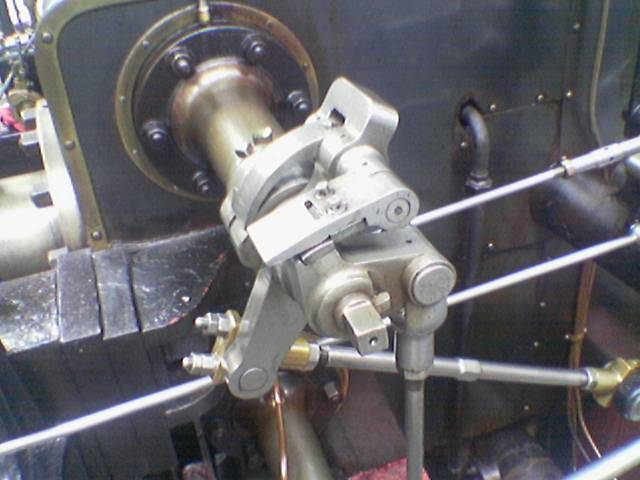
#> input picture original_image.PNG, 640 x 480 px
$ python -i CannyEdgeDetector.py   (imports and definitions only)
#> lines starting #> are read from the running program, lines starting #| are printed output that depends on the picture
from scipy.ndimage import convolve
import numpy as np

PI = 180

class cannyEdgeDetector:
    def __init__(self, imgs, sigma=1, kernel_size=3, weak_pixel=75, strong_pixel=255, lowthreshold=20, highthreshold=40):
        self.imgs = imgs
        self.imgs_final = []
        self.img_smoothed = None
        self.gradientMat = None
        self.thetaMat = None
        self.nonMaxImg = None
        self.thresholdImg = None
        self.weak_pixel = weak_pixel
        self.strong_pixel = strong_pixel
        self.sigma = sigma
        self.kernel_size = kernel_size
        self.lowThreshold = lowthreshold
        self.highThreshold = highthreshold
        return


    def gaussian_kernel(self):
        size = int(self.kernel_size) // 2
        x, y = np.mgrid[-size:size+1, -size:size+1]
        normal = 1 / (2.0 * np.pi * self.sigma**2)
        g =  np.exp(-((x**2 + y**2) / (2.0*self.sigma**2))) * normal
        return g

    def sobel_gradient(self, imgs):
        Sx = np.array([
            [-1, 0, 1],
            [-2, 0, 2],
            [-1, 0, 1]
            ])
        Sy = np.array([
            [1, 2, 1],
            [0, 0, 0],
            [-1, -2, -1]
            ])

        img = np.asarray(imgs).astype(float)

        magx = convolve(img, Sx).astype(float)
        magy = convolve(img, Sy).astype(float)
        mag = (magx**2 + magy**2)**0.5
        mag *= (255/mag.max())
        mag = mag.astype(np.uint8)

        theta = np.empty(shape=mag.shape)
        theta = np.arctan2(magy, magx)
        theta = np.rad2deg(theta) + 180
        return (mag, theta)


    def non_max_suppression(self, mag, grad):
        for i in range(1, mag.shape[0] - 1):
            for j in range(1, mag.shape[1] - 1):

                direction = grad[i, j]

                if (0 <= direction < PI / 8) or (15 * PI / 8 <= direction <= 2 * PI):
                    before_pixel = mag[i, j - 1]
                    after_pixel = mag[i, j + 1]

                elif (PI / 8 <= direction < 3 * PI / 8) or (9 * PI / 8 <= direction < 11 * PI / 8):
                    before_pixel = mag[i + 1, j - 1]
                    after_pixel = mag[i - 1, j + 1]

                elif (3 * PI / 8 <= direction < 5 * PI / 8) or (11 * PI / 8 <= direction < 13 * PI / 8):
                    before_pixel = mag[i - 1, j]
                    after_pixel = mag[i + 1, j]

                else:
                    before_pixel = mag[i - 1, j - 1]
                    after_pixel = mag[i + 1, j + 1]
                if mag[i, j] <= before_pixel or mag[i, j] <= after_pixel:
                    mag[i, j] = 0

        return  mag


    def threshold(self, image):

        output = np.zeros(image.shape).astype(np.uint8)
        strong_row, strong_col = np.where(image >= self.highThreshold)
        weak_row, weak_col = np.where((image <= self.highThreshold) & (image >= self.lowThreshold))

        output[strong_row, strong_col] = self.strong_pixel
        output[weak_row, weak_col] = self.weak_pixel

        return output

    def hysteresis(self, image):
        row, col = image.shape
        for i in range(row):
            for j in range(col):
                if i == 0 or j  == 0 or i == row-1 or j == col-1:
                    if image[i, j] == self.weak_pixel:
                        image[i][j] = 0

                else:
                    if image[i, j] == self.weak_pixel:
                        if image[i, j + 1] == 255 or image[i, j - 1] == 255 or image[i - 1, j] == 255 or image[i + 1, j] == 255 or image[i - 1, j - 1] == 255 or image[i + 1, j - 1] == 255 or image[i - 1, j + 1] == 255 or image[i + 1, j + 1] == 255:
                            image[i, j] = 255
                        else:
                            image[i, j] = 0

        return image

    def detect(self):

        self.img_smoothed = convolve(self.imgs, self.gaussian_kernel())
        self.gradientMat, self.thetaMat = self.sobel_gradient(self.img_smoothed)
        self.nonMaxImg = self.non_max_suppression(self.gradientMat, self.thetaMat)
        self.thresholdImg = self.threshold(self.nonMaxImg)
        self.img_final = self.hysteresis(self.thresholdImg)
        return self.img_final

>>> import cv2
>>> picture = cv2.imread('original_image.PNG', cv2.IMREAD_GRAYSCALE)
#> picture: shape (480, 640); min 6, max 255, mean 105.2
>>> result = cannyEdgeDetector(picture).detect()
#> in detect, `self.img_smoothed = convolve(self.imgs, self.gaussian_kernel())`:
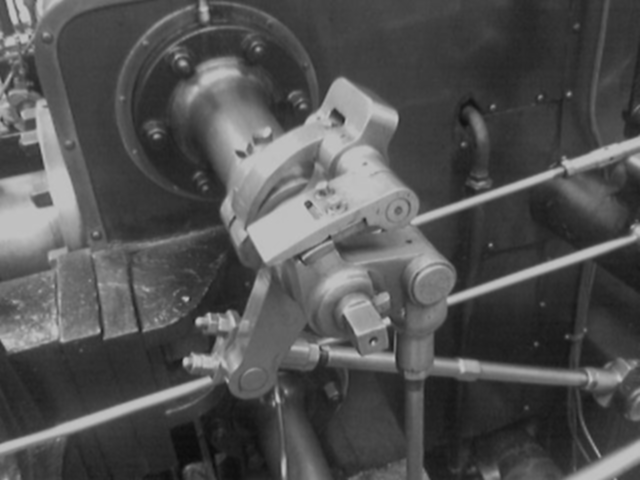
#> self.img_smoothed: shape (480, 640); min 11, max 196, mean 81.5
#> in sobel_gradient, `magx = convolve(img, Sx).astype(float)`:
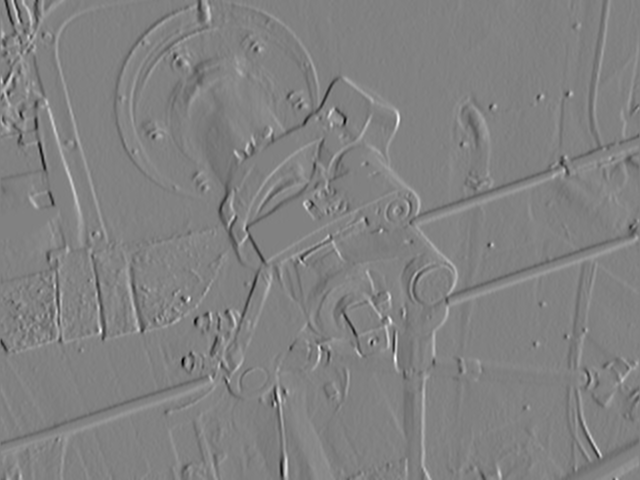
#> magx: shape (480, 640) float64; min -466, max 452, mean 0.4; drawn with min black and max white
#> in sobel_gradient, `magy = convolve(img, Sy).astype(float)`:
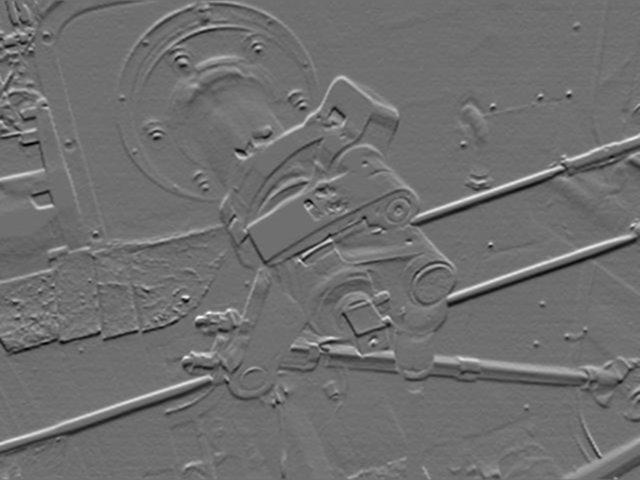
#> magy: shape (480, 640) float64; min -284, max 365, mean -0.1; drawn with min black and max white
#> in sobel_gradient, `theta = np.arctan2(magy, magx)`:
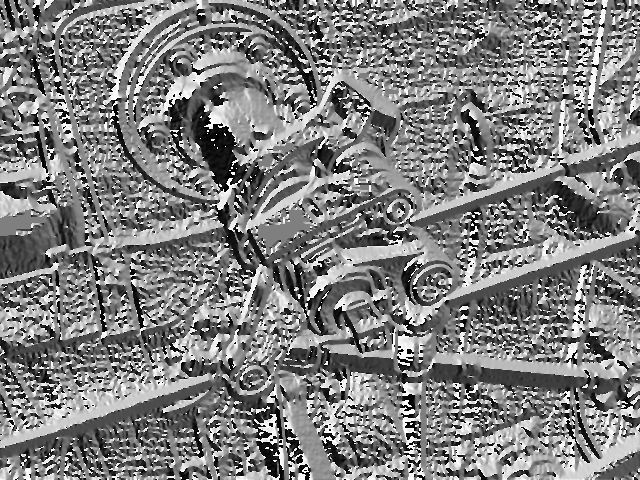
#> theta: shape (480, 640) float64; min -3.14, max 3.14, mean -0.00542; drawn with min black and max white
#> after the loop in non_max_suppression, `for i in range(1, mag.shape[0] - 1):`:
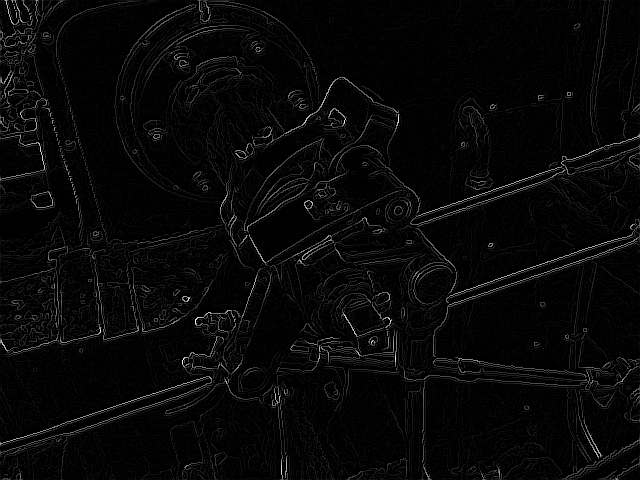
#> mag: shape (480, 640); min 0, max 255, mean 7.5
#> in threshold, `strong_row, strong_col = np.where(image >= self.highThreshold)`: strong_row = 17785 values from 0 to 479; strong_col = 17785 values, max 639 at index 2873, min 0 at index 901, mean 293.8
#> in threshold, `weak_row, weak_col = np.where((image <= self.highThreshold) & (image >..`: weak_row = 15021 values from 0 to 479; weak_col = 15021 values, max 639 at index 2683, min 0 at index 331, mean 292.5
#> in detect, `self.thresholdImg = self.threshold(self.nonMaxImg)`:
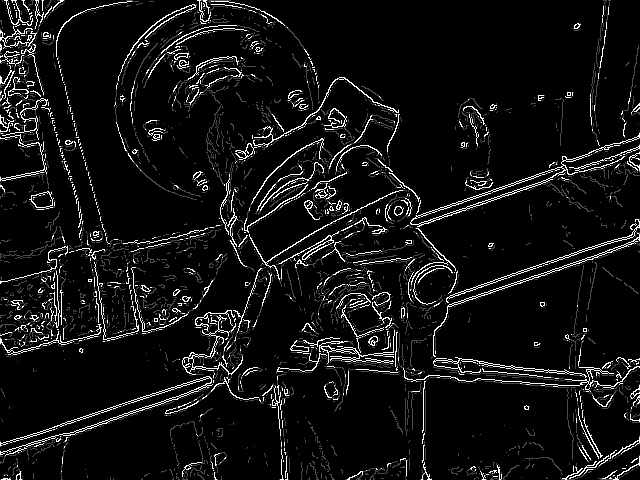
#> self.thresholdImg: shape (480, 640); min 0, max 255, mean 18.1
#> after the loop in hysteresis, `for i in range(row):`:
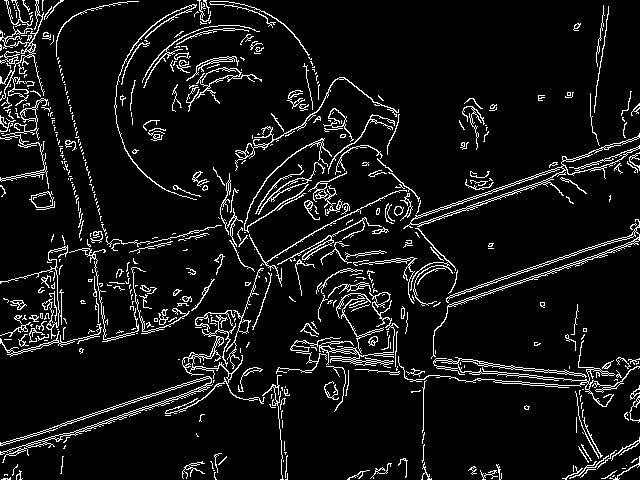
#> image: shape (480, 640); 7.8% white in thin lines or dots
